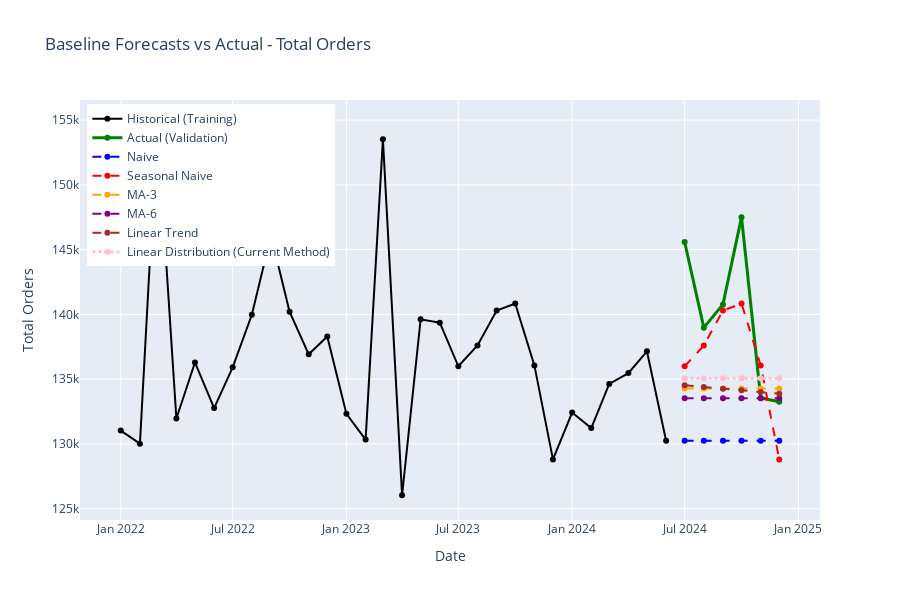
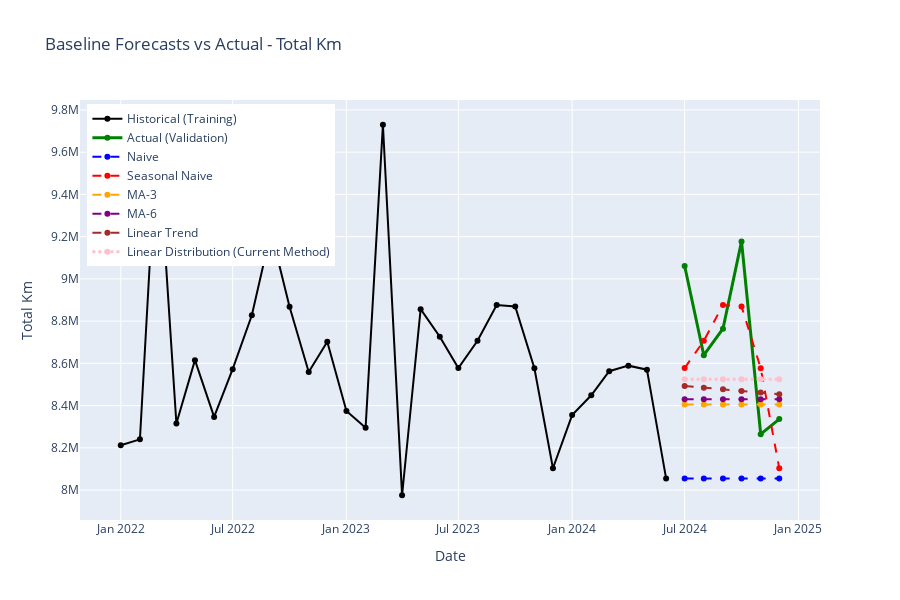
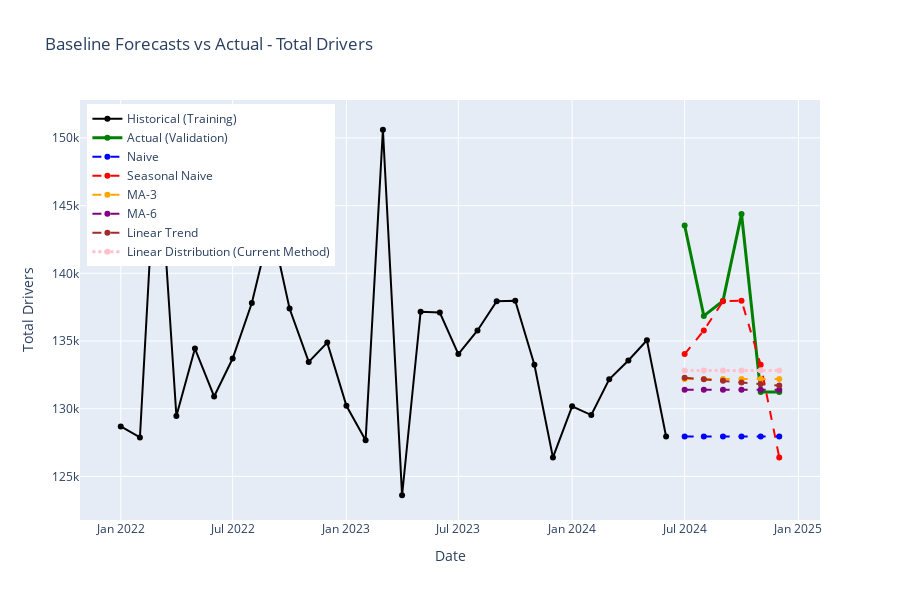
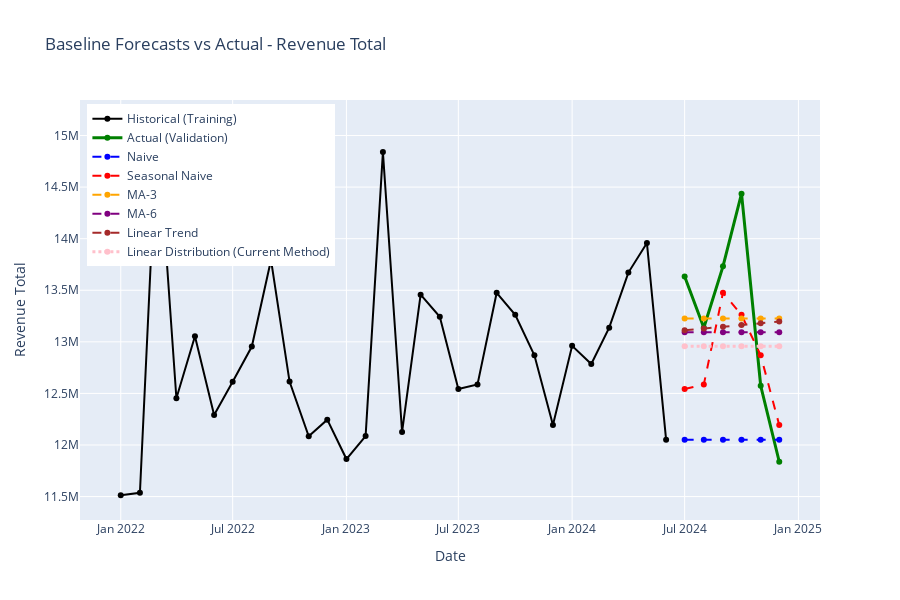

Here is the notebook cell these charts were saved with, in order:
### Markdown cell above
## Section 8: Visualization

Plot actual vs forecasted values for each baseline method.

### Code cell
# Create comparison charts for each metric
for metric in target_metrics:
    fig = go.Figure()
    
    # Historical data (training)
    fig.add_trace(
        go.Scatter(
            x=train_df['date'],
            y=train_df[metric],
            mode='lines+markers',
            name='Historical (Training)',
            line=dict(color='black', width=2)
        )
    )
    
    # Actual validation values
    fig.add_trace(
        go.Scatter(
            x=val_df['date'],
            y=val_df[metric],
            mode='lines+markers',
            name='Actual (Validation)',
            line=dict(color='green', width=3)
        )
    )
    
    # Baseline forecasts
    colors = ['blue', 'red', 'orange', 'purple', 'brown', 'pink']
    for i, (model_name, forecasts) in enumerate(all_forecasts.items()):
        # Highlight Current Method with different line style
        line_style = dict(color=colors[i], width=3 if 'Current Method' in model_name else 2, 
                          dash='dot' if 'Current Method' in model_name else 'dash')
        
        fig.add_trace(
            go.Scatter(
                x=val_df['date'],
                y=forecasts[metric],
                mode='lines+markers',
                name=model_name,
                line=line_style
            )
        )
    
    fig.update_layout(
        title=f"Baseline Forecasts vs Actual - {metric.replace('_', ' ').title()}",
        xaxis_title="Date",
        yaxis_title=metric.replace('_', ' ').title(),
        height=600,
        hovermode='x unified',
        legend=dict(x=0.01, y=0.99)
    )
    
    fig.show()
    
    # Save to results
    results_dir = Path('../results')
    results_dir.mkdir(exist_ok=True)
    fig.write_html(results_dir / f'baseline_forecasts_{metric}.html')
    print(f"\n✓ Saved chart: results/baseline_forecasts_{metric}.html")

### Figure 1 — Plotly figure (JSON) as saved in the notebook; plotly's stock layout.template omitted (floating-point values rounded to 4 significant figures)
{"data": [{"line": {"color": "black", "width": 2}, "mode": "lines+markers", "name": "Historical (Training)", "type": "scatter", "x": ["2022-01-01T00:00:00", "2022-02-01T00:00:00", "2022-03-01T00:00:00", "2022-04-01T00:00:00", "2022-05-01T00:00:00", "2022-06-01T00:00:00", "2022-07-01T00:00:00", "2022-08-01T00:00:00", "2022-09-01T00:00:00", "2022-10-01T00:00:00", "2022-11-01T00:00:00", "2022-12-01T00:00:00", "2023-01-01T00:00:00", "2023-02-01T00:00:00", "2023-03-01T00:00:00", "2023-04-01T00:00:00", "2023-05-01T00:00:00", "2023-06-01T00:00:00", "2023-07-01T00:00:00", "2023-08-01T00:00:00", "2023-09-01T00:00:00", "2023-10-01T00:00:00", "2023-11-01T00:00:00", "2023-12-01T00:00:00", "2024-01-01T00:00:00", "2024-02-01T00:00:00", "2024-03-01T00:00:00", "2024-04-01T00:00:00", "2024-05-01T00:00:00", "2024-06-01T00:00:00"], "y": [131029, 130016, 154641, 131965, 136286, 132764, 135914, 139966, 146093, 140201, 136917, 138291, 132318, 130330, 153520, 126035, 139619, 139356, 135991, 137595, 140295, 140837, 136061, 128804, 132420, 131225, 134634, 135466, 137149, 130243]}, {"line": {"color": "green", "width": 3}, "mode": "lines+markers", "name": "Actual (Validation)", "type": "scatter", "x": ["2024-07-01T00:00:00", "2024-08-01T00:00:00", "2024-09-01T00:00:00", "2024-10-01T00:00:00", "2024-11-01T00:00:00", "2024-12-01T00:00:00"], "y": [145586, 138976, 140770, 147506, 133550, 133247]}, {"line": {"color": "blue", "dash": "dash", "width": 2}, "mode": "lines+markers", "name": "Naive", "type": "scatter", "x": ["2024-07-01T00:00:00", "2024-08-01T00:00:00", "2024-09-01T00:00:00", "2024-10-01T00:00:00", "2024-11-01T00:00:00", "2024-12-01T00:00:00"], "y": [130243, 130243, 130243, 130243, 130243, 130243]}, {"line": {"color": "red", "dash": "dash", "width": 2}, "mode": "lines+markers", "name": "Seasonal Naive", "type": "scatter", "x": ["2024-07-01T00:00:00", "2024-08-01T00:00:00", "2024-09-01T00:00:00", "2024-10-01T00:00:00", "2024-11-01T00:00:00", "2024-12-01T00:00:00"], "y": [135991, 137595, 140295, 140837, 136061, 128804]}, {"line": {"color": "orange", "dash": "dash", "width": 2}, "mode": "lines+markers", "name": "MA-3", "type": "scatter", "x": ["2024-07-01T00:00:00", "2024-08-01T00:00:00", "2024-09-01T00:00:00", "2024-10-01T00:00:00", "2024-11-01T00:00:00", "2024-12-01T00:00:00"], "y": [134300.0, 134300.0, 134300.0, 134300.0, 134300.0, 134300.0]}, {"line": {"color": "purple", "dash": "dash", "width": 2}, "mode": "lines+markers", "name": "MA-6", "type": "scatter", "x": ["2024-07-01T00:00:00", "2024-08-01T00:00:00", "2024-09-01T00:00:00", "2024-10-01T00:00:00", "2024-11-01T00:00:00", "2024-12-01T00:00:00"], "y": [133500.0, 133500.0, 133500.0, 133500.0, 133500.0, 133500.0]}, {"line": {"color": "brown", "dash": "dash", "width": 2}, "mode": "lines+markers", "name": "Linear Trend", "type": "scatter", "x": ["2024-07-01T00:00:00", "2024-08-01T00:00:00", "2024-09-01T00:00:00", "2024-10-01T00:00:00", "2024-11-01T00:00:00", "2024-12-01T00:00:00"], "y": [134500.0, 134400.0, 134300.0, 134100.0, 134000.0, 133900.0]}, {"line": {"color": "pink", "dash": "dot", "width": 3}, "mode": "lines+markers", "name": "Linear Distribution (Current Method)", "type": "scatter", "x": ["2024-07-01T00:00:00", "2024-08-01T00:00:00", "2024-09-01T00:00:00", "2024-10-01T00:00:00", "2024-11-01T00:00:00", "2024-12-01T00:00:00"], "y": [135100.0, 135100.0, 135100.0, 135100.0, 135100.0, 135100.0]}], "layout": {"height": 600, "hovermode": "x unified", "legend": {"x": 0.01, "y": 0.99}, "title": {"text": "Baseline Forecasts vs Actual - Total Orders"}, "xaxis": {"title": {"text": "Date"}}, "yaxis": {"title": {"text": "Total Orders"}}}}

### Figure 2 — Plotly figure (JSON) as saved in the notebook; plotly's stock layout.template omitted (floating-point values rounded to 4 significant figures)
{"data": [{"line": {"color": "black", "width": 2}, "mode": "lines+markers", "name": "Historical (Training)", "type": "scatter", "x": ["2022-01-01T00:00:00", "2022-02-01T00:00:00", "2022-03-01T00:00:00", "2022-04-01T00:00:00", "2022-05-01T00:00:00", "2022-06-01T00:00:00", "2022-07-01T00:00:00", "2022-08-01T00:00:00", "2022-09-01T00:00:00", "2022-10-01T00:00:00", "2022-11-01T00:00:00", "2022-12-01T00:00:00", "2023-01-01T00:00:00", "2023-02-01T00:00:00", "2023-03-01T00:00:00", "2023-04-01T00:00:00", "2023-05-01T00:00:00", "2023-06-01T00:00:00", "2023-07-01T00:00:00", "2023-08-01T00:00:00", "2023-09-01T00:00:00", "2023-10-01T00:00:00", "2023-11-01T00:00:00", "2023-12-01T00:00:00", "2024-01-01T00:00:00", "2024-02-01T00:00:00", "2024-03-01T00:00:00", "2024-04-01T00:00:00", "2024-05-01T00:00:00", "2024-06-01T00:00:00"], "y": [8212000.0, 8240000.0, 9705000.0, 8315000.0, 8615000.0, 8346000.0, 8572000.0, 8827000.0, 9224000.0, 8868000.0, 8559000.0, 8702000.0, 8375000.0, 8295000.0, 9730000.0, 7975000.0, 8856000.0, 8726000.0, 8578000.0, 8707000.0, 8876000.0, 8870000.0, 8577000.0, 8103000.0, 8355000.0, 8449000.0, 8563000.0, 8589000.0, 8570000.0, 8055000.0]}, {"line": {"color": "green", "width": 3}, "mode": "lines+markers", "name": "Actual (Validation)", "type": "scatter", "x": ["2024-07-01T00:00:00", "2024-08-01T00:00:00", "2024-09-01T00:00:00", "2024-10-01T00:00:00", "2024-11-01T00:00:00", "2024-12-01T00:00:00"], "y": [9061000.0, 8639000.0, 8764000.0, 9178000.0, 8265000.0, 8336000.0]}, {"line": {"color": "blue", "dash": "dash", "width": 2}, "mode": "lines+markers", "name": "Naive", "type": "scatter", "x": ["2024-07-01T00:00:00", "2024-08-01T00:00:00", "2024-09-01T00:00:00", "2024-10-01T00:00:00", "2024-11-01T00:00:00", "2024-12-01T00:00:00"], "y": [8055000.0, 8055000.0, 8055000.0, 8055000.0, 8055000.0, 8055000.0]}, {"line": {"color": "red", "dash": "dash", "width": 2}, "mode": "lines+markers", "name": "Seasonal Naive", "type": "scatter", "x": ["2024-07-01T00:00:00", "2024-08-01T00:00:00", "2024-09-01T00:00:00", "2024-10-01T00:00:00", "2024-11-01T00:00:00", "2024-12-01T00:00:00"], "y": [8578000.0, 8707000.0, 8876000.0, 8870000.0, 8577000.0, 8103000.0]}, {"line": {"color": "orange", "dash": "dash", "width": 2}, "mode": "lines+markers", "name": "MA-3", "type": "scatter", "x": ["2024-07-01T00:00:00", "2024-08-01T00:00:00", "2024-09-01T00:00:00", "2024-10-01T00:00:00", "2024-11-01T00:00:00", "2024-12-01T00:00:00"], "y": [8405000.0, 8405000.0, 8405000.0, 8405000.0, 8405000.0, 8405000.0]}, {"line": {"color": "purple", "dash": "dash", "width": 2}, "mode": "lines+markers", "name": "MA-6", "type": "scatter", "x": ["2024-07-01T00:00:00", "2024-08-01T00:00:00", "2024-09-01T00:00:00", "2024-10-01T00:00:00", "2024-11-01T00:00:00", "2024-12-01T00:00:00"], "y": [8430000.0, 8430000.0, 8430000.0, 8430000.0, 8430000.0, 8430000.0]}, {"line": {"color": "brown", "dash": "dash", "width": 2}, "mode": "lines+markers", "name": "Linear Trend", "type": "scatter", "x": ["2024-07-01T00:00:00", "2024-08-01T00:00:00", "2024-09-01T00:00:00", "2024-10-01T00:00:00", "2024-11-01T00:00:00", "2024-12-01T00:00:00"], "y": [8493000.0, 8485000.0, 8477000.0, 8469000.0, 8462000.0, 8454000.0]}, {"line": {"color": "pink", "dash": "dot", "width": 3}, "mode": "lines+markers", "name": "Linear Distribution (Current Method)", "type": "scatter", "x": ["2024-07-01T00:00:00", "2024-08-01T00:00:00", "2024-09-01T00:00:00", "2024-10-01T00:00:00", "2024-11-01T00:00:00", "2024-12-01T00:00:00"], "y": [8524000.0, 8524000.0, 8524000.0, 8524000.0, 8524000.0, 8524000.0]}], "layout": {"height": 600, "hovermode": "x unified", "legend": {"x": 0.01, "y": 0.99}, "title": {"text": "Baseline Forecasts vs Actual - Total Km"}, "xaxis": {"title": {"text": "Date"}}, "yaxis": {"title": {"text": "Total Km"}}}}

### Figure 3 — Plotly figure (JSON) as saved in the notebook; plotly's stock layout.template omitted (floating-point values rounded to 4 significant figures)
{"data": [{"line": {"color": "black", "width": 2}, "mode": "lines+markers", "name": "Historical (Training)", "type": "scatter", "x": ["2022-01-01T00:00:00", "2022-02-01T00:00:00", "2022-03-01T00:00:00", "2022-04-01T00:00:00", "2022-05-01T00:00:00", "2022-06-01T00:00:00", "2022-07-01T00:00:00", "2022-08-01T00:00:00", "2022-09-01T00:00:00", "2022-10-01T00:00:00", "2022-11-01T00:00:00", "2022-12-01T00:00:00", "2023-01-01T00:00:00", "2023-02-01T00:00:00", "2023-03-01T00:00:00", "2023-04-01T00:00:00", "2023-05-01T00:00:00", "2023-06-01T00:00:00", "2023-07-01T00:00:00", "2023-08-01T00:00:00", "2023-09-01T00:00:00", "2023-10-01T00:00:00", "2023-11-01T00:00:00", "2023-12-01T00:00:00", "2024-01-01T00:00:00", "2024-02-01T00:00:00", "2024-03-01T00:00:00", "2024-04-01T00:00:00", "2024-05-01T00:00:00", "2024-06-01T00:00:00"], "y": [128697, 127881, 150972, 129462, 134447, 130906, 133710, 137809, 143661, 137399, 133460, 134883, 130216, 127666, 150599, 123611, 137162, 137101, 134036, 135778, 137938, 137981, 133243, 126403, 130180, 129533, 132175, 133564, 135054, 127948]}, {"line": {"color": "green", "width": 3}, "mode": "lines+markers", "name": "Actual (Validation)", "type": "scatter", "x": ["2024-07-01T00:00:00", "2024-08-01T00:00:00", "2024-09-01T00:00:00", "2024-10-01T00:00:00", "2024-11-01T00:00:00", "2024-12-01T00:00:00"], "y": [143534, 136854, 137969, 144383, 131232, 131237]}, {"line": {"color": "blue", "dash": "dash", "width": 2}, "mode": "lines+markers", "name": "Naive", "type": "scatter", "x": ["2024-07-01T00:00:00", "2024-08-01T00:00:00", "2024-09-01T00:00:00", "2024-10-01T00:00:00", "2024-11-01T00:00:00", "2024-12-01T00:00:00"], "y": [127948, 127948, 127948, 127948, 127948, 127948]}, {"line": {"color": "red", "dash": "dash", "width": 2}, "mode": "lines+markers", "name": "Seasonal Naive", "type": "scatter", "x": ["2024-07-01T00:00:00", "2024-08-01T00:00:00", "2024-09-01T00:00:00", "2024-10-01T00:00:00", "2024-11-01T00:00:00", "2024-12-01T00:00:00"], "y": [134036, 135778, 137938, 137981, 133243, 126403]}, {"line": {"color": "orange", "dash": "dash", "width": 2}, "mode": "lines+markers", "name": "MA-3", "type": "scatter", "x": ["2024-07-01T00:00:00", "2024-08-01T00:00:00", "2024-09-01T00:00:00", "2024-10-01T00:00:00", "2024-11-01T00:00:00", "2024-12-01T00:00:00"], "y": [132200.0, 132200.0, 132200.0, 132200.0, 132200.0, 132200.0]}, {"line": {"color": "purple", "dash": "dash", "width": 2}, "mode": "lines+markers", "name": "MA-6", "type": "scatter", "x": ["2024-07-01T00:00:00", "2024-08-01T00:00:00", "2024-09-01T00:00:00", "2024-10-01T00:00:00", "2024-11-01T00:00:00", "2024-12-01T00:00:00"], "y": [131400.0, 131400.0, 131400.0, 131400.0, 131400.0, 131400.0]}, {"line": {"color": "brown", "dash": "dash", "width": 2}, "mode": "lines+markers", "name": "Linear Trend", "type": "scatter", "x": ["2024-07-01T00:00:00", "2024-08-01T00:00:00", "2024-09-01T00:00:00", "2024-10-01T00:00:00", "2024-11-01T00:00:00", "2024-12-01T00:00:00"], "y": [132300.0, 132200.0, 132100.0, 131900.0, 131800.0, 131700.0]}, {"line": {"color": "pink", "dash": "dot", "width": 3}, "mode": "lines+markers", "name": "Linear Distribution (Current Method)", "type": "scatter", "x": ["2024-07-01T00:00:00", "2024-08-01T00:00:00", "2024-09-01T00:00:00", "2024-10-01T00:00:00", "2024-11-01T00:00:00", "2024-12-01T00:00:00"], "y": [132800.0, 132800.0, 132800.0, 132800.0, 132800.0, 132800.0]}], "layout": {"height": 600, "hovermode": "x unified", "legend": {"x": 0.01, "y": 0.99}, "title": {"text": "Baseline Forecasts vs Actual - Total Drivers"}, "xaxis": {"title": {"text": "Date"}}, "yaxis": {"title": {"text": "Total Drivers"}}}}

### Figure 4 — Plotly figure (JSON) as saved in the notebook; plotly's stock layout.template omitted (floating-point values rounded to 4 significant figures)
{"data": [{"line": {"color": "black", "width": 2}, "mode": "lines+markers", "name": "Historical (Training)", "type": "scatter", "x": ["2022-01-01T00:00:00", "2022-02-01T00:00:00", "2022-03-01T00:00:00", "2022-04-01T00:00:00", "2022-05-01T00:00:00", "2022-06-01T00:00:00", "2022-07-01T00:00:00", "2022-08-01T00:00:00", "2022-09-01T00:00:00", "2022-10-01T00:00:00", "2022-11-01T00:00:00", "2022-12-01T00:00:00", "2023-01-01T00:00:00", "2023-02-01T00:00:00", "2023-03-01T00:00:00", "2023-04-01T00:00:00", "2023-05-01T00:00:00", "2023-06-01T00:00:00", "2023-07-01T00:00:00", "2023-08-01T00:00:00", "2023-09-01T00:00:00", "2023-10-01T00:00:00", "2023-11-01T00:00:00", "2023-12-01T00:00:00", "2024-01-01T00:00:00", "2024-02-01T00:00:00", "2024-03-01T00:00:00", "2024-04-01T00:00:00", "2024-05-01T00:00:00", "2024-06-01T00:00:00"], "y": [11510000.0, 11540000.0, 15100000.0, 12450000.0, 13050000.0, 12290000.0, 12610000.0, 12950000.0, 13790000.0, 12610000.0, 12080000.0, 12250000.0, 11860000.0, 12090000.0, 14840000.0, 12130000.0, 13460000.0, 13240000.0, 12540000.0, 12590000.0, 13480000.0, 13260000.0, 12870000.0, 12190000.0, 12960000.0, 12780000.0, 13140000.0, 13670000.0, 13960000.0, 12050000.0]}, {"line": {"color": "green", "width": 3}, "mode": "lines+markers", "name": "Actual (Validation)", "type": "scatter", "x": ["2024-07-01T00:00:00", "2024-08-01T00:00:00", "2024-09-01T00:00:00", "2024-10-01T00:00:00", "2024-11-01T00:00:00", "2024-12-01T00:00:00"], "y": [13630000.0, 13140000.0, 13730000.0, 14440000.0, 12570000.0, 11840000.0]}, {"line": {"color": "blue", "dash": "dash", "width": 2}, "mode": "lines+markers", "name": "Naive", "type": "scatter", "x": ["2024-07-01T00:00:00", "2024-08-01T00:00:00", "2024-09-01T00:00:00", "2024-10-01T00:00:00", "2024-11-01T00:00:00", "2024-12-01T00:00:00"], "y": [12050000.0, 12050000.0, 12050000.0, 12050000.0, 12050000.0, 12050000.0]}, {"line": {"color": "red", "dash": "dash", "width": 2}, "mode": "lines+markers", "name": "Seasonal Naive", "type": "scatter", "x": ["2024-07-01T00:00:00", "2024-08-01T00:00:00", "2024-09-01T00:00:00", "2024-10-01T00:00:00", "2024-11-01T00:00:00", "2024-12-01T00:00:00"], "y": [12540000.0, 12590000.0, 13480000.0, 13260000.0, 12870000.0, 12190000.0]}, {"line": {"color": "orange", "dash": "dash", "width": 2}, "mode": "lines+markers", "name": "MA-3", "type": "scatter", "x": ["2024-07-01T00:00:00", "2024-08-01T00:00:00", "2024-09-01T00:00:00", "2024-10-01T00:00:00", "2024-11-01T00:00:00", "2024-12-01T00:00:00"], "y": [13230000.0, 13230000.0, 13230000.0, 13230000.0, 13230000.0, 13230000.0]}, {"line": {"color": "purple", "dash": "dash", "width": 2}, "mode": "lines+markers", "name": "MA-6", "type": "scatter", "x": ["2024-07-01T00:00:00", "2024-08-01T00:00:00", "2024-09-01T00:00:00", "2024-10-01T00:00:00", "2024-11-01T00:00:00", "2024-12-01T00:00:00"], "y": [13090000.0, 13090000.0, 13090000.0, 13090000.0, 13090000.0, 13090000.0]}, {"line": {"color": "brown", "dash": "dash", "width": 2}, "mode": "lines+markers", "name": "Linear Trend", "type": "scatter", "x": ["2024-07-01T00:00:00", "2024-08-01T00:00:00", "2024-09-01T00:00:00", "2024-10-01T00:00:00", "2024-11-01T00:00:00", "2024-12-01T00:00:00"], "y": [13110000.0, 13130000.0, 13150000.0, 13160000.0, 13180000.0, 13200000.0]}, {"line": {"color": "pink", "dash": "dot", "width": 3}, "mode": "lines+markers", "name": "Linear Distribution (Current Method)", "type": "scatter", "x": ["2024-07-01T00:00:00", "2024-08-01T00:00:00", "2024-09-01T00:00:00", "2024-10-01T00:00:00", "2024-11-01T00:00:00", "2024-12-01T00:00:00"], "y": [12960000.0, 12960000.0, 12960000.0, 12960000.0, 12960000.0, 12960000.0]}], "layout": {"height": 600, "hovermode": "x unified", "legend": {"x": 0.01, "y": 0.99}, "title": {"text": "Baseline Forecasts vs Actual - Revenue Total"}, "xaxis": {"title": {"text": "Date"}}, "yaxis": {"title": {"text": "Revenue Total"}}}}
